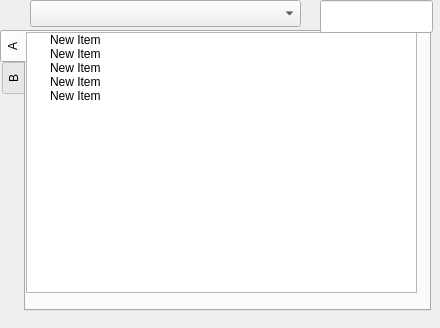
<?xml version="1.0" encoding="UTF-8"?>
<ui version="4.0">
 <class>Form</class>
 <widget class="QWidget" name="Form">
  <property name="geometry">
   <rect>
    <x>0</x>
    <y>0</y>
    <width>440</width>
    <height>328</height>
   </rect>
  </property>
  <property name="windowTitle">
   <string>Form</string>
  </property>
  <widget class="QTabWidget" name="tabWidget">
   <property name="geometry">
    <rect>
     <x>0</x>
     <y>30</y>
     <width>431</width>
     <height>281</height>
    </rect>
   </property>
   <property name="minimumSize">
    <size>
     <width>0</width>
     <height>0</height>
    </size>
   </property>
   <property name="tabPosition">
    <enum>QTabWidget::West</enum>
   </property>
   <property name="currentIndex">
    <number>0</number>
   </property>
   <property name="elideMode">
    <enum>Qt::ElideMiddle</enum>
   </property>
   <widget class="QWidget" name="widget_properties">
    <attribute name="title">
     <string>A</string>
    </attribute>
    <widget class="QTreeWidget" name="treeWidget">
     <property name="geometry">
      <rect>
       <x>0</x>
       <y>0</y>
       <width>391</width>
       <height>261</height>
      </rect>
     </property>
     <attribute name="headerVisible">
      <bool>false</bool>
     </attribute>
     <column>
      <property name="text">
       <string>New Column</string>
      </property>
     </column>
     <item>
      <property name="text">
       <string>New Item</string>
      </property>
     </item>
     <item>
      <property name="text">
       <string>New Item</string>
      </property>
     </item>
     <item>
      <property name="text">
       <string>New Item</string>
      </property>
     </item>
     <item>
      <property name="text">
       <string>New Item</string>
      </property>
     </item>
     <item>
      <property name="text">
       <string>New Item</string>
      </property>
     </item>
    </widget>
   </widget>
   <widget class="QWidget" name="widget_modifier">
    <attribute name="title">
     <string>B</string>
    </attribute>
   </widget>
  </widget>
  <widget class="QComboBox" name="comboBox">
   <property name="geometry">
    <rect>
     <x>30</x>
     <y>0</y>
     <width>271</width>
     <height>27</height>
    </rect>
   </property>
  </widget>
  <widget class="QLineEdit" name="lineEdit">
   <property name="geometry">
    <rect>
     <x>320</x>
     <y>0</y>
     <width>113</width>
     <height>33</height>
    </rect>
   </property>
  </widget>
 </widget>
 <resources/>
 <connections/>
</ui>
